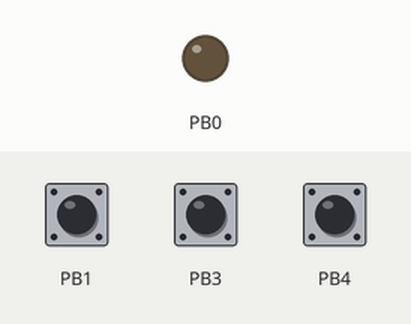
The program below on a simulated ATtiny13, built with avr-gcc and emulated at 9.6 MHz. On the bench: output pins drawn as LEDs (lit = HIGH). Inputs (shaded band) come from the test bench; at power-on: PB4 HIGH, PB1 HIGH, PB3 HIGH.

Above: at 1.2 s.
1.3 s: PB4 pulled LOW for 0.15 s
At 2.1 s:
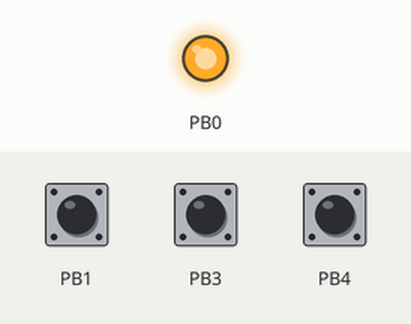
Timing chart, 0 to 4.3 s (numbered marks = the images above; inputs shaded):
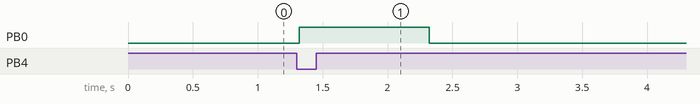

The program:

main.c
```c
/*
 * SKUD_OS.c
 *
 * Created: 29.09.2020 21:38:41
 * Author : Vladimir Chotiy
 */
#define F_CPU 9600000UL
#define r_active 1
#define r_nonactive 0

#include <avr/io.h>
#include <util/delay.h>
#include <avr/wdt.h>

uint8_t s_ready;
uint8_t nc_last_state;
uint8_t no_last_state;


void SetPulse(void){
	wdt_reset();
	s_ready = r_nonactive;
	PORTB |= (1<<PORTB0);
	_delay_ms(1000);
	PORTB &= ~(1<<PORTB0);
	_delay_ms(1000);
	s_ready = r_active;
}

int main(void)
{
    /* Replace with your application code */
	//Port init
	DDRB = (1 << DDB0);
	PORTB = (1 << PORTB1) | (1 << PORTB2) | (1 << PORTB3) | (1 << PORTB4);
	s_ready = r_active;
	nc_last_state = r_active;
	no_last_state = r_active;

	wdt_enable(WDTO_4S);

    while (1)
    {
		wdt_reset();
		if(((PINB & (1<<PINB3))) && (nc_last_state == r_nonactive)) nc_last_state = r_active;
		if(((PINB & (1<<PINB4))) && (no_last_state == r_nonactive)) no_last_state = r_active;

		if((!(PINB & (1<<PINB1))) && (s_ready == 1)){
			if((!(PINB & (1<<PINB3))) && (nc_last_state == r_active)){
				_delay_ms(20);
				wdt_reset();
				if(!(PINB & (1<<PINB3))){
					nc_last_state = r_nonactive;
					SetPulse();
				}
			}
		}else{
			if((!(PINB & (1<<PINB4))) && (no_last_state == r_active)){
				wdt_reset();
				_delay_ms(20);
				if(!(PINB & (1<<PINB4))){
					no_last_state = r_nonactive;
					SetPulse();
				}
			}
		}
    }
}
```

Measured:
- after the input at 1.3 s, PB0: LOW → HIGH at once, → LOW 1.0 s later
